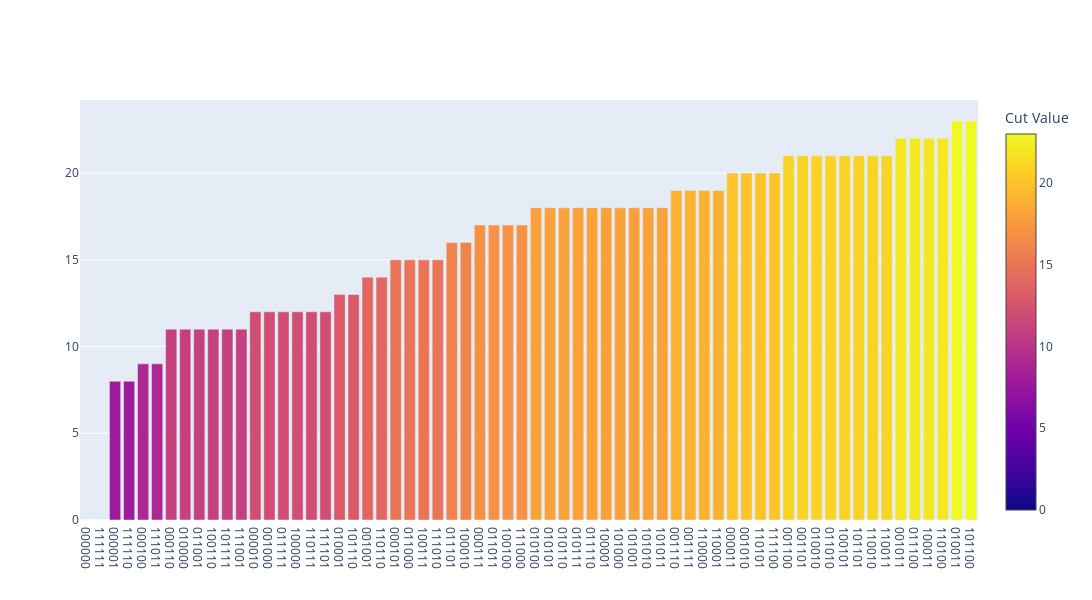

This figure's notebook cell:
### Code cell
plot_maxcut_histogram(graph = graphs['custom'])
